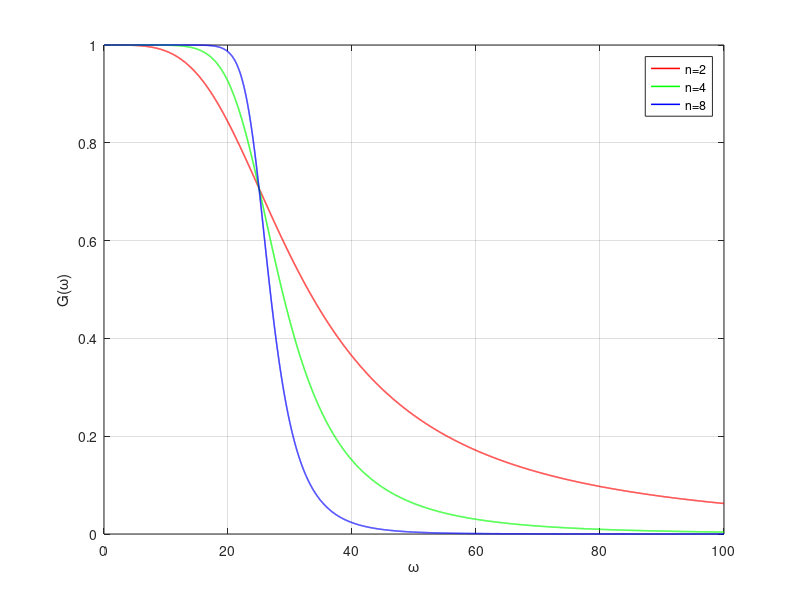

Write the MATLAB code that produced this figure.
%Zad.1
clc;clear all;close all;
n=2;
w=0:0.01:100;
wc=25;
G_n2=1./(sqrt(1+(1j*w/(1j*wc)).^(2*n)));
plot(w,G_n2,'r','LineWidth',1.1);
grid on;
hold on
n=4;
G_n4=1./(sqrt(1+(1j*w/(1j*wc)).^(2*n)));
plot(w,G_n4,'g','LineWidth',1.1);
grid on;
hold on
n=8;
G_n8=1./(sqrt(1+(1j*w/(1j*wc)).^(2*n)));
plot(w,G_n8,'b','LineWidth',1.1);
grid on;
hold on
xlabel('\omega')
ylabel('G(\omega)')
legend('n=2','n=4','n=8')
